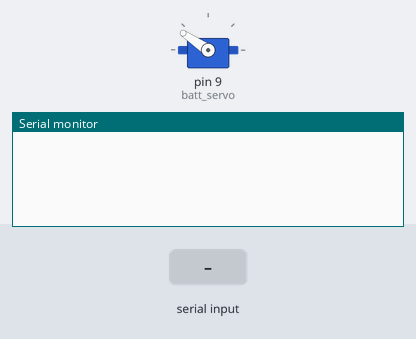
Bench run of a sketch on a simulated Arduino Uno, built with avr-gcc and run on an emulated ATmega328P. Shown: servo, the last lines printed to the serial monitor. Inputs (shaded band) come from the test bench.

Above: at 1.2 s.
1.3 s: "$\n" received over Serial
At 1.9 s:
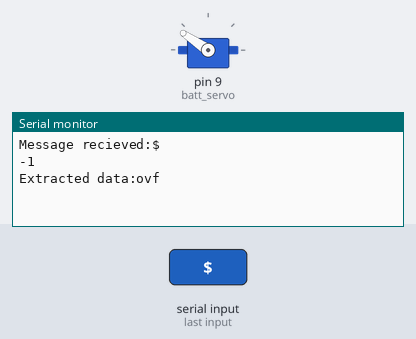
2.9 s: "$abc,90;\n" received over Serial
At 4.5 s:
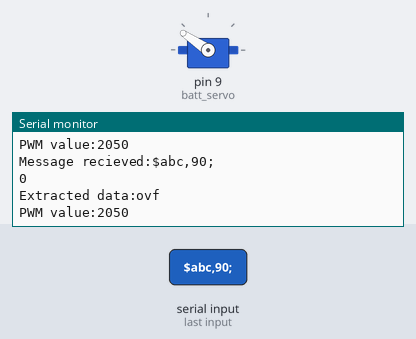

Measured:
- after the input at 1.3 s, the serial monitor: prints a new line at once (image 1)
- after the input at 2.9 s, the serial monitor: prints a new line after 0.06 s (image 2)

The sketch:

movable_batt_arduino.ino
```cpp
#include <Servo.h>
#include <string.h>
//data in string $abc,1;/r/n
Servo batt_servo;  //create servo object that coltrols a servo

int pwminput = 2050;
const unsigned int USB_in = 32;  //amount of bytes

void setup() {
  Serial.begin(1500);                  //establish serial communication with baud rate (bits per sec) 1500
  batt_servo.attach(9);                //attaches servo on pin 9 to servo object (500, 2500 max PWM range)
  batt_servo.writeMicroseconds(2050);  //set servo to top position
}
void loop() {
  static char message[USB_in];        //making character aray to store incoming bytes
  static unsigned int input_pos = 0;  //sets message position to start at 0
  static bool recording = false;      //controls recording state
  while (Serial.available() > 0)      //analyzing how many bytes available to be read
  {
    char incomingByte = Serial.read();  //read next available byte
    //Incoming message (check for terminating character)
    if (incomingByte == '$') {
      recording = true;
      input_pos = 0;  //reset buffer index to 0
    }

    if (recording) {
      if (incomingByte != '\n' && input_pos < USB_in - 1)  //if its not new line & exceeding array bounds
      {
          message[input_pos] = incomingByte;  //Add incoming byte to message
          input_pos++;                        //incriment message position
        }
      else {
        recording = false;          //stop recording
        message[input_pos] = '\0';  //add null character to string
        Serial.print("Message recieved:");
        Serial.println(message);
        float data;
        int num = sscanf(message, "$abc,%f;", &data);
        Serial.println(num);
        Serial.print("Extracted data:");
        Serial.println(data);
        delay(1000);
        //Converting data to PWM value
        int pwmValue = map(data, 0, 1, 2050, 1500);  // Map the input to servo range
        Serial.print("PWM value:");
        Serial.println(pwmValue);
        batt_servo.writeMicroseconds(pwmValue);
        //reset for next message
        input_pos = 0;
      }
    }
  }
}
```
